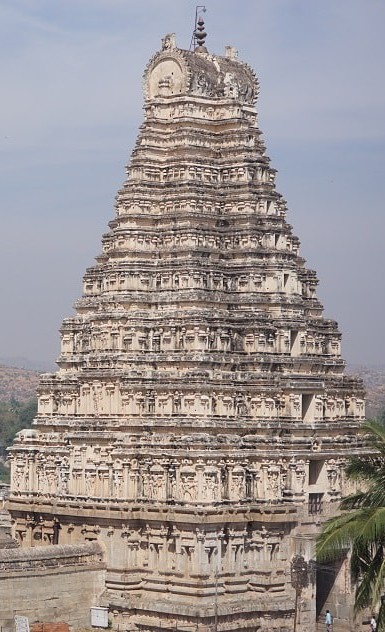
#> input picture Images/Orginal_temple_images/dravida4.jpg, 385 x 632 px, found by its file name; its folder holds only this picture in this run
$ python img_resizer.py
#> lines starting #> are read from the running program, lines starting #| are printed output that depends on the picture
#> further down, img is the input picture: shape (632, 385, 3); mean B, G, R 146.7, 147.1, 155.1
import os
import cv2 as cv

def resize_channels(img,new_h,new_b):
#> called with new_h = 256, new_b = 256
    B,G,R = cv.split(img)
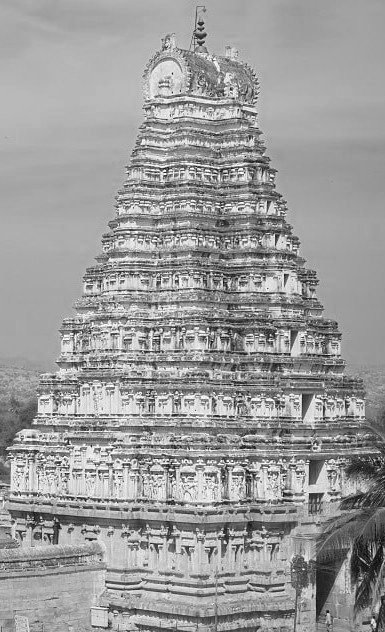
#> R: shape (632, 385); min 5, max 255, mean 155.1
    B = cv.resize(B,(new_h,new_b))
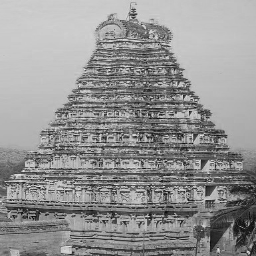
#> B: shape (256, 256); min 2, max 238, mean 146.7
    G = cv.resize(G,(new_h,new_b))
#> G: shape (256, 256)
    R = cv.resize(R,(new_h,new_b))
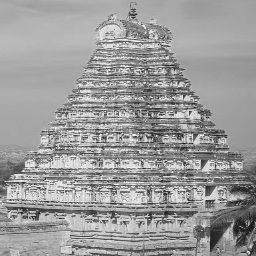
#> R: shape (256, 256); min 15, max 254, mean 155
    img = cv.merge([B,G,R])
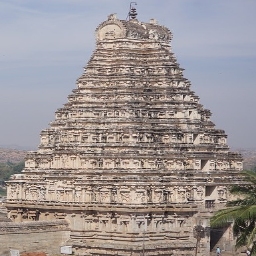
#> img: shape (256, 256, 3); mean B, G, R 146.7, 147, 155
    return img

input_dir = "/home/satarw/webapp_image_aesthetics/Images/Orginal_temple_images"
output_dir = "/home/satarw/webapp_image_aesthetics/Images/resized_images"

for filename in os.listdir(input_dir):
    img = cv.imread(os.path.join(input_dir,filename))
    img = resize_channels(img,256,256)
    cv.imwrite(os.path.join(input_dir, f"{filename}_final"),img)
    h0 = img.shape[0]
#> h0 = 256
    b0 = img.shape[1]
#> b0 = 256
    for i in range(4,19):
        r = i/10
        nh = int(b0*r)
        nb = int(h0*r)
        B,G,R = cv.split(img)
        new_img_b_const = resize_channels(img,nh,b0)
        new_img_h_const = resize_channels(img,h0,nb)

        fname = f"b_{r}_{filename}"
        cv.imwrite(os.path.join(output_dir,fname),new_img_b_const)
        fname = f"h_{r}_{filename}"
        cv.imwrite(os.path.join(output_dir,fname),new_img_h_const)
#> this loop made 15 passes
#> pass 1, in resize_channels (call 2), `B = cv.resize(B,(new_h,new_b))`:
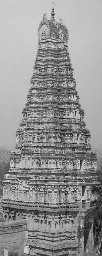
#> B: shape (256, 102); min 13, max 230, mean 146.7
#> pass 1, in resize_channels (call 2), `R = cv.resize(R,(new_h,new_b))`:
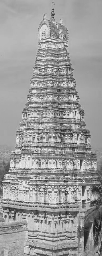
#> R: shape (256, 102); min 22, max 250, mean 155
#> pass 1, in resize_channels (call 2), `img = cv.merge([B,G,R])`:
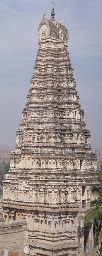
#> img: shape (256, 102, 3); mean B, G, R 146.7, 147.1, 155

$ run again, on Images/Orginal_temple_images/dravida5.jpg
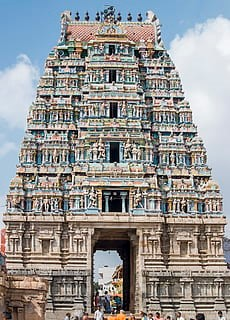
#> input picture Images/Orginal_temple_images/dravida5.jpg, 230 x 320 px, found by its file name
#> img is the input picture: shape (320, 230, 3); mean B, G, R 145.8, 146.6, 147
#> img: shape (256, 256, 3)
#> the loop `for i in range(4,19):` made 15 passes
#> pass 1, in resize_channels (call 2), `R = cv.resize(R,(new_h,new_b))`:
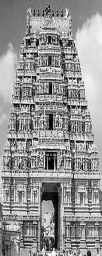
#> R: shape (256, 102); min 0, max 255, mean 146.9
#> pass 1, in resize_channels (call 2), `img = cv.merge([B,G,R])`:
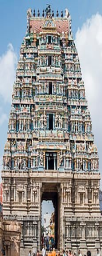
#> img: shape (256, 102, 3); mean B, G, R 145.7, 146.5, 146.9
